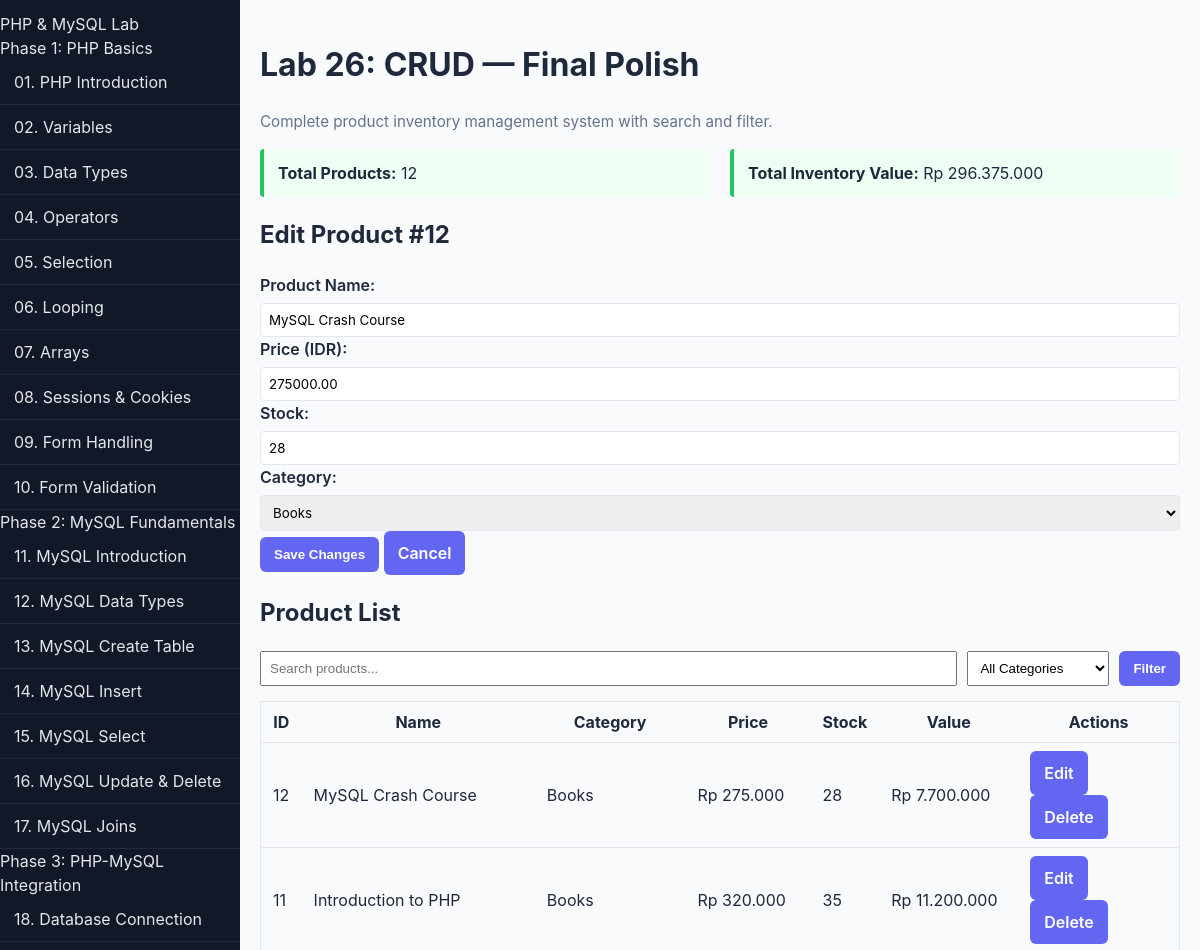
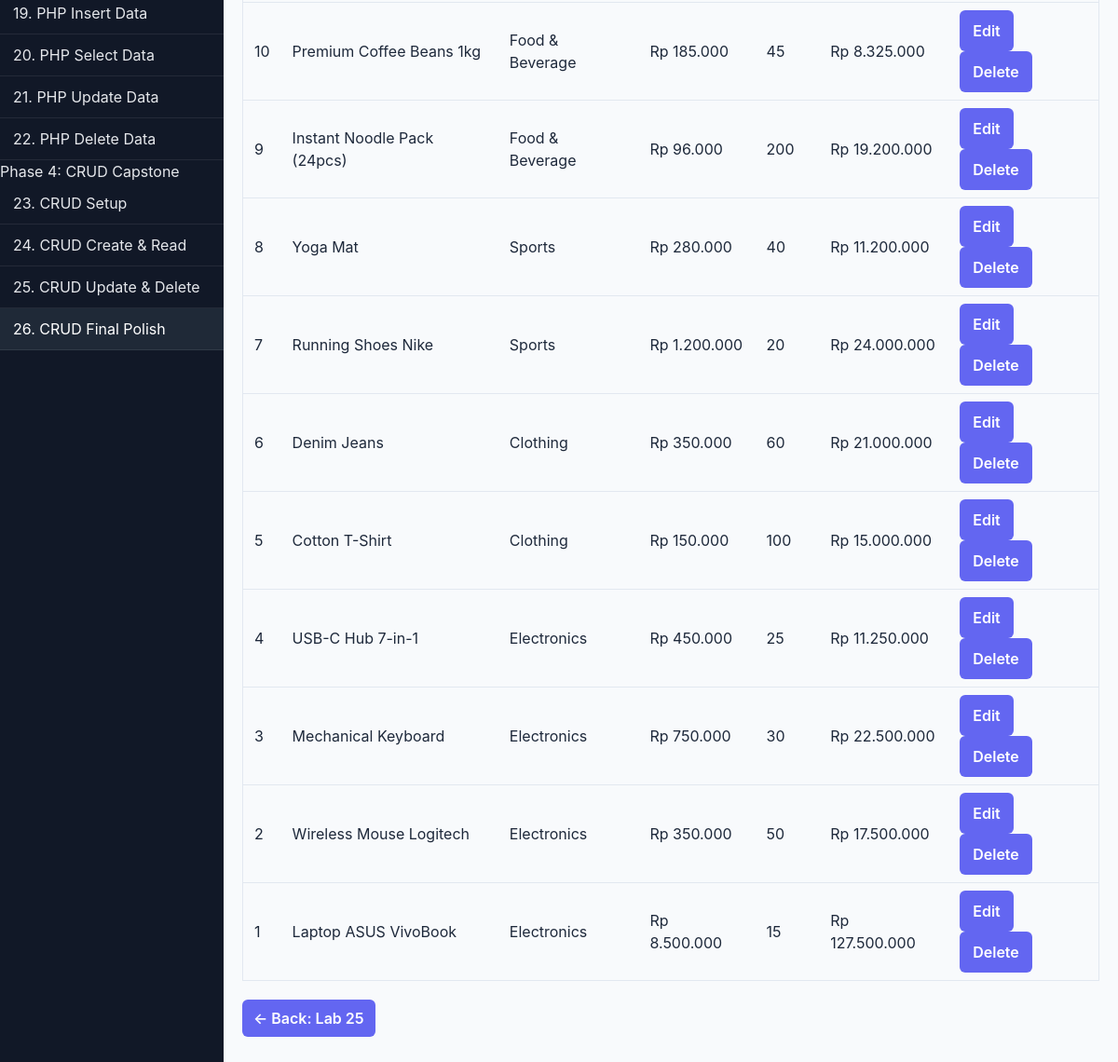
/labs/26-crud-final-polish/index.php?edit_id=12, run on the app's committed database (2 pictures, top to bottom).
### tables this page shows
CREATE TABLE products (
    id INT AUTO_INCREMENT PRIMARY KEY,
    name VARCHAR(100) NOT NULL,
    description TEXT,
    price DECIMAL(10,2) NOT NULL DEFAULT 0.00,
    stock INT NOT NULL DEFAULT 0,
    category_id INT,
    created_at TIMESTAMP DEFAULT CURRENT_TIMESTAMP,
    updated_at TIMESTAMP DEFAULT CURRENT_TIMESTAMP ON UPDATE CURRENT_TIMESTAMP
);

CREATE TABLE categories (
    id INT AUTO_INCREMENT PRIMARY KEY,
    name VARCHAR(50) NOT NULL,
    description TEXT
);

### labs/26-crud-final-polish/index.php (the view, shortened to what this page needs)
<?php
include '../includes/header.php';
include '../../config.php';
$editProduct = null;
$search = trim($_GET["search"] ?? '');
if (isset($_GET["edit_id"])) {
    $id = (int) $_GET["edit_id"];
    $result = mysqli_query($conn, "SELECT * FROM products WHERE id = $id");
    if ($result) $editProduct = mysqli_fetch_assoc($result);
}
$whereClauses = ["1=1"];
$whereSQL = implode(" AND ", $whereClauses);
$products = [];
$result = mysqli_query($conn, "SELECT p.*, c.name AS category_name FROM products p LEFT JOIN categories c ON p.category_id = c.id WHERE $whereSQL ORDER BY p.id DESC");
if ($result) {
    while ($row = mysqli_fetch_assoc($result)) $products[] = $row;
}
$categories = [];
$catResult = mysqli_query($conn, "SELECT * FROM categories ORDER BY name");
if ($catResult) {
    while ($row = mysqli_fetch_assoc($catResult)) $categories[] = $row;
}
$totalProducts = count($products);
$totalValue = 0;
foreach ($products as $p) $totalValue += $p['price'] * $p['stock'];
?>
<h1 class="maybe-title">Lab 26: CRUD — Final Polish</h1>
<p class="subtitle">Complete product inventory management system with search and filter.</p>
<div style="display:flex; gap:20px; margin-bottom:20px; flex-wrap:wrap;">
    <div class="tip-box" style="flex:1; min-width:200px;">
        <strong>Total Products:</strong> <?php echo $totalProducts; ?>
    </div>
    <div class="tip-box" style="flex:1; min-width:200px;">
        <strong>Total Inventory Value:</strong> Rp <?php echo number_format($totalValue, 0, ',', '.'); ?>
    </div>
</div>
<?php if ($editProduct): ?>
<h2>Edit Product #<?php echo $editProduct['id']; ?></h2>
<form method="POST" class="form-group">
    <label>Product Name:</label>
    <input type="text" name="name" required value="<?php echo htmlspecialchars($editProduct['name']); ?>">
    <label>Price (IDR):</label>
    <input type="number" name="price" step="0.01" min="0" required value="<?php echo $editProduct['price']; ?>">
    <label>Stock:</label>
    <input type="number" name="stock" min="0" required value="<?php echo $editProduct['stock']; ?>">
    <label>Category:</label>
    <select name="category_id">
        <?php foreach ($categories as $cat): ?>
            <option value="<?php echo $cat['id']; ?>" <?php echo ($editProduct['category_id'] == $cat['id']) ? 'selected' : ''; ?>><?php echo htmlspecialchars($cat['name']); ?></option>
        <?php endforeach; ?>
    </select>
    <button type="submit" class="btn btn-primary">Save Changes</button>
    <a href="?cancel_edit=1" class="btn">Cancel</a>
</form>
<?php endif; ?>
<h2>Product List</h2>
<form method="GET" style="display:flex; gap:10px; margin-bottom:15px; flex-wrap:wrap; align-items:center;">
    <input type="text" name="search" value="<?php echo htmlspecialchars($search); ?>" placeholder="Search products..." style="flex:1; min-width:200px; padding:8px;">
    <select name="category" style="padding:8px;">
        <option value="0">All Categories</option>
    </select>
    <button type="submit" class="btn">Filter</button>
</form>
<?php if ($totalProducts > 0): ?>
<table class="data-table">
    <tr>
        <th>ID</th>
        <th>Name</th>
        <th>Category</th>
        <th>Price</th>
        <th>Stock</th>
        <th>Value</th>
        <th>Actions</th>
    </tr>
    <?php foreach ($products as $p): ?>
    <tr>
        <td><?php echo $p['id']; ?></td>
        <td><?php echo htmlspecialchars($p['name']); ?></td>
        <td><?php echo htmlspecialchars($p['category_name'] ?? '-'); ?></td>
        <td>Rp <?php echo number_format($p['price'], 0, ',', '.'); ?></td>
        <td><?php echo $p['stock']; ?></td>
        <td>Rp <?php echo number_format($p['price'] * $p['stock'], 0, ',', '.'); ?></td>
        <td>
            <a href="?edit_id=<?php echo $p['id']; ?>" class="btn">Edit</a>
            <a href="?delete_id=<?php echo $p['id']; ?>&confirm=1" class="btn" onclick="return confirm('Delete <?php echo addslashes($p['name']); ?>?')">Delete</a>
        </td>
    </tr>
    <?php endforeach; ?>
</table>
<?php else: ?>
<p>No products found<?php if ($search) echo ' matching "' . htmlspecialchars($search) . '"'; ?>.</p>
<?php endif; ?>
<p style="margin-top:20px;"><a href="../25-crud-update-delete/index.php" class="back-link">← Back: Lab 25</a></p>
<?php
include '../includes/footer.php';
?>

### style.css (style rules this page uses)
*, *::before, *::after { box-sizing: border-box; }
html, body { height: 100%; }
body { margin: 0; font-family: -apple-system, BlinkMacSystemFont, "Segoe UI", Roboto, sans-serif; color: #1e293b; background: #f8fafc; line-height: 1.5; }
a { color: inherit; text-decoration: none; }
.back-link { display: inline-block; padding: 8px 12px; background-color: #6366f1; color: #fff; text-decoration: none; border-radius: 6px; font-weight: 600; }
.subtitle { color: #64748b; font-size: 0.95em; margin-top: 4px; }
.tip-box { border-left: 4px solid #22c55e; background: #f0fff4; padding: 12px 14px; border-radius: 4px; }
.form-group { margin: 12px 0; }
.form-group label { display: block; font-weight: 600; margin-bottom: 6px; }
.form-group input, .form-group select, .form-group textarea { width: 100%; padding: 8px; border: 1px solid #e2e8f0; border-radius: 4px; font-family: inherit; }
.btn { display: inline-block; padding: 10px 14px; border-radius: 6px; border: none; cursor: pointer; color: #fff; background: #6366f1; font-weight: 600; }
.btn-primary { background: #6366f1; }
.data-table { width: 100%; border-collapse: collapse; border: 1px solid #e2e8f0; margin: 8px 0; }
.data-table th, .data-table td { padding: 8px 12px; border-bottom: 1px solid #e2e8f0; }

### data on the page
products: id "12", name "MySQL Crash Course", price "275000.00", stock "28", category_id "Books", category.name "Books", price "275.000", $p['price'] * $p['stock'] "7.700.000"
products: id "11", name "Introduction to PHP", category.name "Books", price "320.000", stock "35", $p['price'] * $p['stock'] "11.200.000"
products: id "10", name "Premium Coffee Beans 1kg", category.name "Food & Beverage", price "185.000", stock "45", $p['price'] * $p['stock'] "8.325.000"
products: id "9", name "Instant Noodle Pack (24pcs)", category.name "Food & Beverage", price "96.000", stock "200", $p['price'] * $p['stock'] "19.200.000"
products: id "8", name "Yoga Mat", category.name "Sports", price "280.000", stock "40", $p['price'] * $p['stock'] "11.200.000"
products: id "7", name "Running Shoes Nike", category.name "Sports", price "1.200.000", stock "20", $p['price'] * $p['stock'] "24.000.000"
products: id "6", name "Denim Jeans", category.name "Clothing", price "350.000", stock "60", $p['price'] * $p['stock'] "21.000.000"
products: id "5", name "Cotton T-Shirt", category.name "Clothing", price "150.000", stock "100", $p['price'] * $p['stock'] "15.000.000"
products: id "4", name "USB-C Hub 7-in-1", category.name "Electronics", price "450.000", stock "25", $p['price'] * $p['stock'] "11.250.000"
products: id "3", name "Mechanical Keyboard", category.name "Electronics", price "750.000", stock "30", $p['price'] * $p['stock'] "22.500.000"
products: id "2", name "Wireless Mouse Logitech", category.name "Electronics", price "350.000", stock "50", $p['price'] * $p['stock'] "17.500.000"
products: id "1", name "Laptop ASUS VivoBook", category.name "Electronics", price "8.500.000", stock "15", $p['price'] * $p['stock'] "127.500.000"

### other printed values
$totalProducts "12"
$totalValue "296.375.000"
